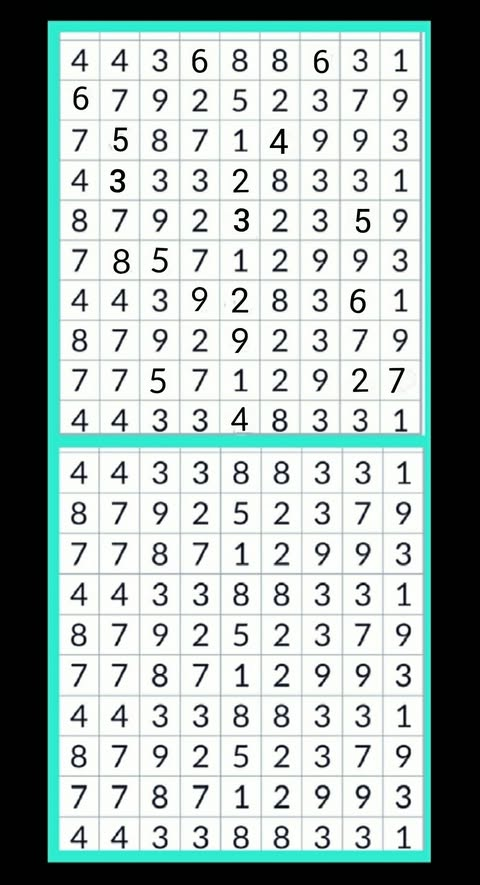
#> input picture spot_the_difference/puzzles/657508906_1990854864882756_6868413732217022383_n.jpg, 480 x 885 px; its folder holds only this picture in this run
$ python pair_sift.py
#> lines starting #> are read from the running program, lines starting #| are printed output that depends on the picture
import os
import cv2
import sys
from pathlib import Path

SCRIPT_DIR = Path(__file__).resolve().parent
PROJECT_DIR = SCRIPT_DIR.parent
sys.path.append(str(PROJECT_DIR))

puzzles_dir = SCRIPT_DIR / 'puzzles'
answers_dir = SCRIPT_DIR / 'correct_answers'

puzzles = [p for p in puzzles_dir.glob('*.*') if p.suffix.lower() in ['.jpg', '.jpeg', '.png']]
answers = [a for a in answers_dir.glob('*.*') if a.suffix.lower() in ['.jpg', '.jpeg', '.png']]

det = cv2.SIFT_create(nfeatures=5000)

print("Extracting features...")
p_feats = {}
for p in puzzles:
    img = cv2.imread(str(p), cv2.IMREAD_GRAYSCALE)
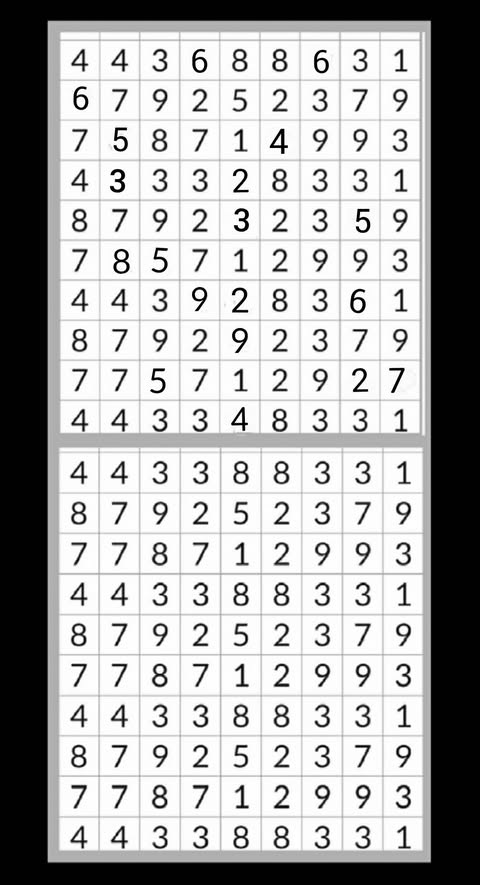
#> img: shape (885, 480); min 0, max 255, mean 170.8
    if img is None: continue
    img = cv2.resize(img, (600, 600))
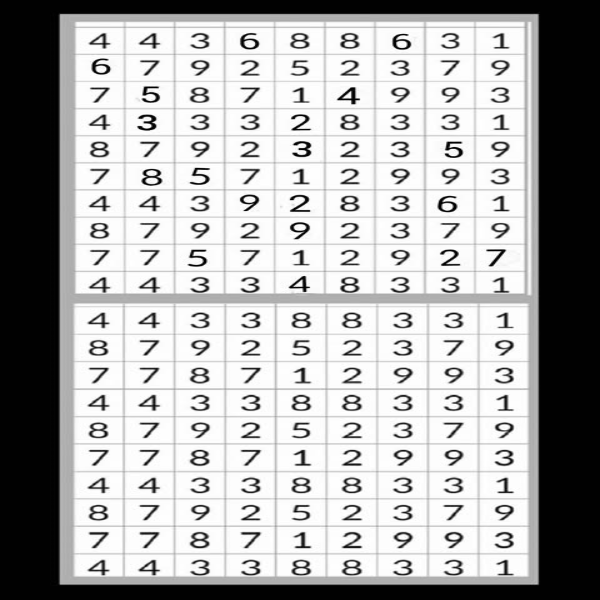
#> img: shape (600, 600); min 0, max 255, mean 170.6
    kp, des = det.detectAndCompute(img, None)
#> kp = 3017 keypoints; strongest (x, y, size): (140, 127, 2.8), (292, 198, 2.7), (293, 117, 2.5), (295, 154, 2.8)
    p_feats[p] = des

a_feats = {}
for a in answers:
    img = cv2.imread(str(a), cv2.IMREAD_GRAYSCALE)
    if img is None: continue
    img = cv2.resize(img, (600, 600))
    kp, des = det.detectAndCompute(img, None)
    a_feats[a] = des

print("Matching...")
bf = cv2.BFMatcher()
pairs = []
for a_path, a_des in a_feats.items():
    best_match = None
    best_score = 0
    for p_path, p_des in p_feats.items():
        if a_des is None or p_des is None: continue
        try:
            matches = bf.knnMatch(a_des, p_des, k=2)
        except Exception:
            continue
        good = 0
        for m_n in matches:
            if len(m_n) == 2:
                m, n = m_n
                if m.distance < 0.75 * n.distance:
                    good += 1
        if good > best_score:
            best_score = good
            best_match = p_path
    pairs.append((a_path, best_match, best_score))

print("\nPAIRS:")
for a, p, s in pairs:
    print(f"ANSWER: {a.name} -> PUZZLE: {p.name if p else 'NONE'} (score: {s})")

$ run again, on spot_the_difference/puzzles/puzzle_02.jpg
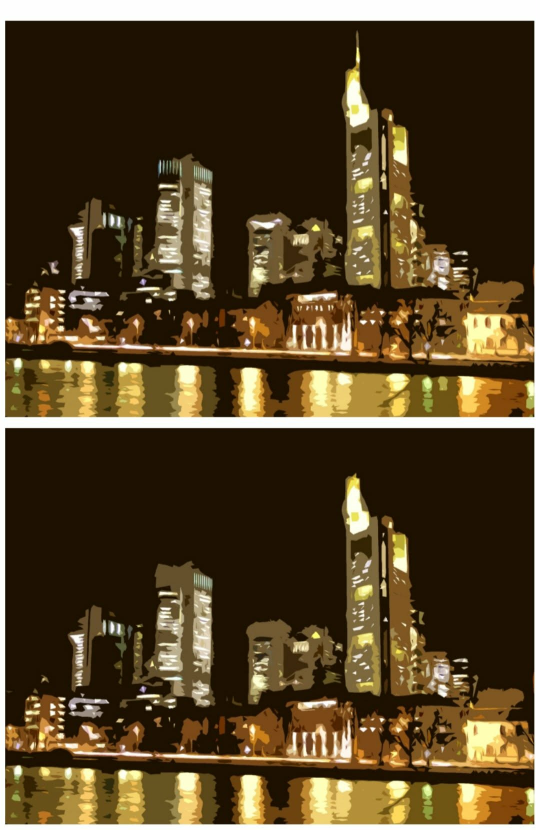
#> input picture spot_the_difference/puzzles/puzzle_02.jpg, 1080 x 1659 px (shown at 1/2 size)
#> `img = cv2.imread(str(p), cv2.IMREAD_GRAYSCALE)`:
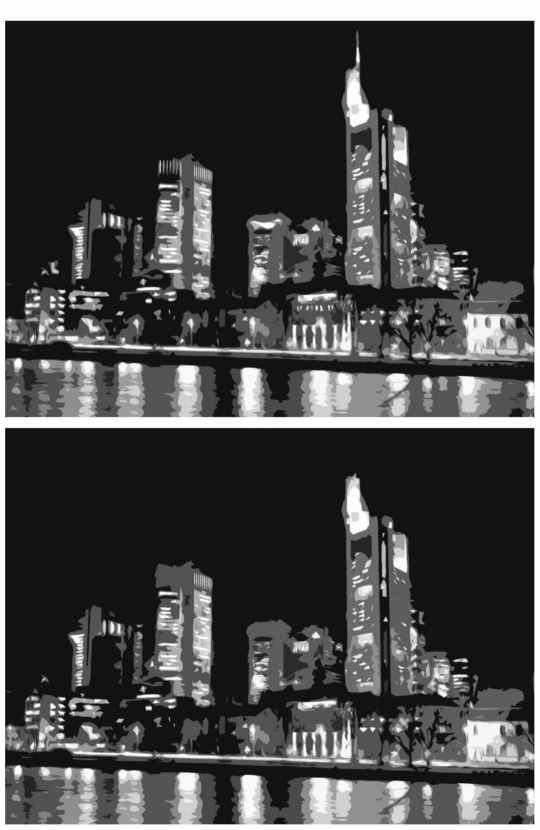
#> img: shape (1659, 1080) (shown at 1/2 size); min 3, max 255, mean 69.8
#> `img = cv2.resize(img, (600, 600))`:
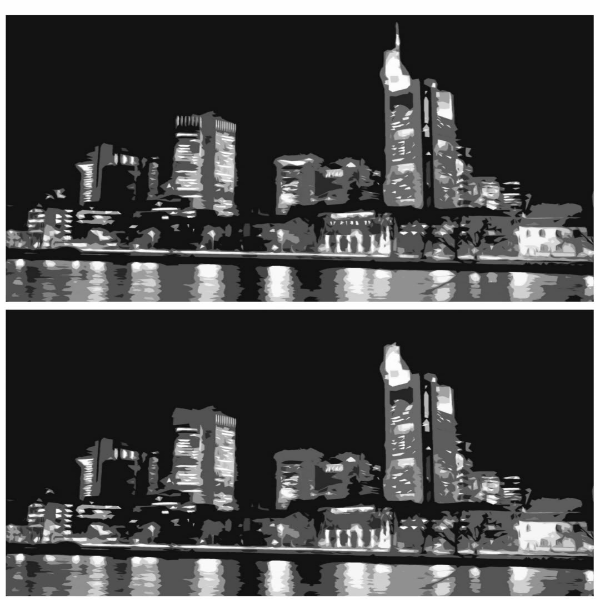
#> img: shape (600, 600); min 8, max 255, mean 69.8
#> kp = 2667 keypoints; strongest (x, y, size): (395, 371, 19.7), (20, 263, 5.9), (20, 557, 5.8), (395, 76, 19.5)
